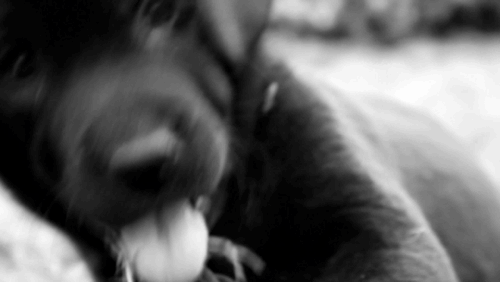
#> input picture tumblr_m6gygdxAn31roaheko1_500.gif, 500 x 282 px
$ python xmbgenarator.py
#> lines starting #> are read from the running program, lines starting #| are printed output that depends on the picture; after the words box and inside, x2 and y2 are one past the last pixel; in counts of white or black regions, pixels touching at a corner belong together
from PIL import Image, ImageSequence
import os

gif_path = "tumblr_m6gygdxAn31roaheko1_500.gif" # gif path here example one already set

# Get the current workspace directory (where this script is located)
workspace_dir = os.path.dirname(os.path.abspath(__file__))
output_folder = os.path.join(workspace_dir, "converted_frames")
preview_gif_path = os.path.join(output_folder, "preview.gif")

os.makedirs(output_folder, exist_ok=True)

gif = Image.open(gif_path)
#> gif is the input picture: PIL image 500x282 P; mean R, G, B 93.5, 93.5, 93.5
processed_frames = []

for i, frame in enumerate(ImageSequence.Iterator(gif)):
    # Convert to black and white (1-bit)
    bw_frame = frame.convert("1")

    # Resize to higher resolution, e.g., 256x128
    bw_frame = bw_frame.resize((128, 64)) #change to higher quality here

    # Save as XBM
    frame_filename = f"frame_{i:03d}.xbm"
    bw_frame.save(os.path.join(output_folder, frame_filename))

    processed_frames.append(bw_frame)
    print(f"Saved {frame_filename}")
#> this loop made 16 passes
#> frame_filename on passes 1 to 12: 'frame_000.xbm', 'frame_001.xbm', 'frame_002.xbm', 'frame_003.xbm', 'frame_004.xbm', 'frame_005.xbm', 'frame_006.xbm', 'frame_007.xbm', 'frame_008.xbm', 'frame_009.xbm', 'frame_010.xbm', 'frame_011.xbm'
#| Saved frame_000.xbm
#| Saved frame_001.xbm
#| Saved frame_002.xbm
#| Saved frame_003.xbm
#| Saved frame_004.xbm
#| Saved frame_005.xbm
#| Saved frame_006.xbm
#| Saved frame_007.xbm
#> (further printed lines are left out)
#> pass 1, `bw_frame = frame.convert("1")`:
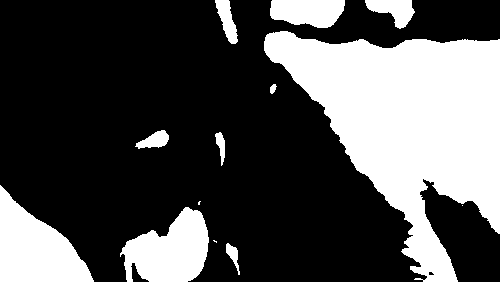
#> bw_frame: PIL image 500x282 1; 31.4% white; 13 white regions (3 under 20 px), largest, box (x1, y1, x2, y2) and area: (264, 31, 500, 282) 30886, (0, 185, 94, 282) 5197, (120, 207, 209, 282) 4360
#> pass 1, `bw_frame = bw_frame.resize((128, 64))`:
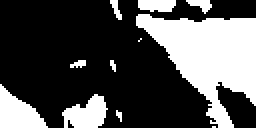
#> bw_frame: PIL image 128x64 1 (shown 2 times larger); 31.4% white; 11 white regions (4 under 20 px), largest, box (x1, y1, x2, y2) and area: (68, 7, 128, 64) 1791, (0, 42, 24, 64) 302, (31, 47, 54, 64) 254
#> pass 2, `bw_frame = frame.convert("1")`:
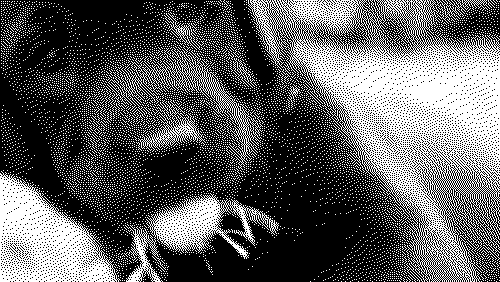
#> bw_frame: PIL image 500x282 1; 36.6% white in thin lines or dots
#> pass 2, `bw_frame = bw_frame.resize((128, 64))`:
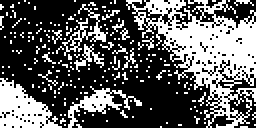
#> bw_frame: PIL image 128x64 1 (shown 2 times larger); 36.9% white; 207 white regions (201 under 20 px), largest, box (x1, y1, x2, y2) and area: (63, 0, 128, 64) 1679, (0, 39, 31, 64) 431, (34, 43, 71, 64) 214, (31, 2, 54, 28) 129, (37, 22, 52, 36) 63, (61, 24, 68, 35) 21
#> after the loop:
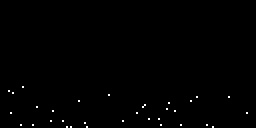
#> bw_frame: PIL image 128x64 1 (shown 2 times larger); 0.4% white in thin lines or dots, all inside (x1, y1, x2, y2) = (4, 43, 124, 64)
#> after the loop, processed_frames = 16 items

print(f"Saved {i+1} frames to {output_folder}")
#| Saved 16 frames to converted_frames

def save_preview_gif(frames, path, duration=gif.info.get("duration", 100)):
    # Save frames as a preview GIF
    frames[0].save(
        path,
        save_all=True,
        append_images=frames[1:],
        duration=duration,
        loop=0
    )
    print(f"Preview GIF saved as {path}")

if processed_frames:
    save_preview_gif(processed_frames, preview_gif_path)
